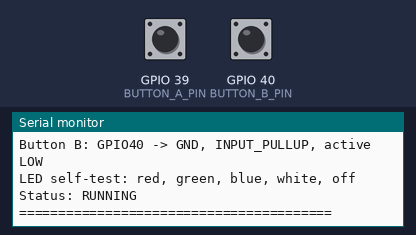
The sketch below on a simulated ESP32-S3. Shown: the last lines printed to the serial monitor. The inputs (shaded band) are chosen by the test bench; at power-on: GPIO 39 (BUTTON_A_PIN) HIGH, GPIO 40 (BUTTON_B_PIN) HIGH.

Above: at 2.4 s.
2.5 s: GPIO 39 (BUTTON_A_PIN) pulled LOW for 0.15 s
At 3.2 s:
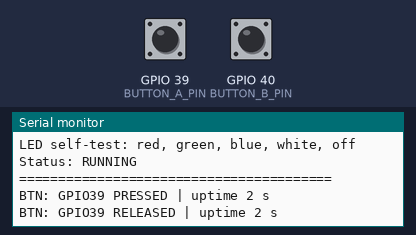
4.1 s: GPIO 40 (BUTTON_B_PIN) pulled LOW for 3.2 s
At 4.9 s:
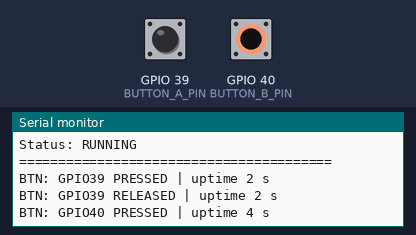
8.8 s: GPIO 39 (BUTTON_A_PIN) pulled LOW for 3.2 s
At 11.9 s:
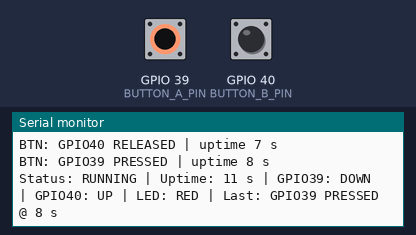
13.5 s: GPIO 40 (BUTTON_B_PIN) pulled LOW for 0.15 s
At 17.3 s:
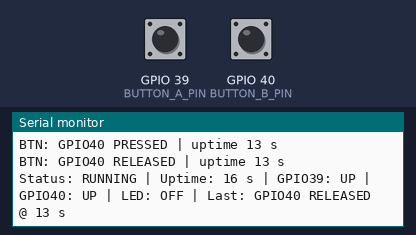

The sketch:

stage2_button_led_test.ino
```cpp
/*
 * ESP32-Codex-Voice-Terminal — Stage 2 button + RGB LED test
 * Target: ESP32-S3 N16R8 / Arduino board "ESP32S3 Dev Module"
 *
 * User-confirmed wiring:
 *   RGB LED data -> GPIO48 (xiaozhi bread-compact-wifi BUILTIN_LED_GPIO;
 *                   WS2812-compatible; core rgbLedWrite, GRB order)
 *   Button A     -> GPIO39 -> GND (INPUT_PULLUP, active LOW)
 *   Button B     -> GPIO40 -> GND (INPUT_PULLUP, active LOW)
 *
 * This test does not use Wi-Fi or the OLED. The OLED keeps its last content.
 * Press GPIO39 for red, GPIO40 for blue, both for green; release for off.
 * Button events are printed over Serial (115200 baud).
 */

constexpr int RGB_LED_PIN = 48;
constexpr int BUTTON_A_PIN = 39;
constexpr int BUTTON_B_PIN = 40;
constexpr unsigned long SERIAL_BAUD = 115200;
constexpr unsigned long DEBOUNCE_MS = 30;
constexpr unsigned long HEARTBEAT_MS = 5000;
constexpr uint8_t LED_BRIGHTNESS = 64;

struct Button {
  uint8_t pin;
  bool stableState;   // HIGH = released, LOW = pressed
  bool lastReading;
  unsigned long lastChangeMs;
};

Button buttonA{BUTTON_A_PIN, HIGH, HIGH, 0};
Button buttonB{BUTTON_B_PIN, HIGH, HIGH, 0};

char lastEvent[40] = "none";
unsigned long lastEventSeconds = 0;
unsigned long lastHeartbeatMs = 0;

void setLed(bool aPressed, bool bPressed) {
  if (aPressed && bPressed) {
    rgbLedWrite(RGB_LED_PIN, 0, LED_BRIGHTNESS, 0);  // green
  } else if (aPressed) {
    rgbLedWrite(RGB_LED_PIN, LED_BRIGHTNESS, 0, 0);  // red
  } else if (bPressed) {
    rgbLedWrite(RGB_LED_PIN, 0, 0, LED_BRIGHTNESS);  // blue
  } else {
    rgbLedWrite(RGB_LED_PIN, 0, 0, 0);               // off
  }
}

const char *ledName(bool aPressed, bool bPressed) {
  if (aPressed && bPressed) {
    return "GREEN";
  }
  if (aPressed) {
    return "RED";
  }
  if (bPressed) {
    return "BLUE";
  }
  return "OFF";
}

void updateButton(Button &button, const char *label, unsigned long now) {
  const bool reading = digitalRead(button.pin);
  if (reading != button.lastReading) {
    button.lastReading = reading;
    button.lastChangeMs = now;
  }

  if ((now - button.lastChangeMs) < DEBOUNCE_MS) {
    return;
  }
  if (reading == button.stableState) {
    return;
  }

  button.stableState = reading;
  const bool pressed = (reading == LOW);
  snprintf(lastEvent, sizeof(lastEvent), "%s %s", label, pressed ? "PRESSED" : "RELEASED");
  lastEventSeconds = now / 1000UL;
  Serial.printf("BTN: %s %s | uptime %lu s\n", label, pressed ? "PRESSED" : "RELEASED",
                now / 1000UL);

  setLed(buttonA.stableState == LOW, buttonB.stableState == LOW);
}

void setup() {
  Serial.begin(SERIAL_BAUD);
  unsigned long waitStart = millis();
  while (!Serial && (millis() - waitStart < 2000)) {
    delay(10);
  }

  Serial.println();
  Serial.println("========================================");
  Serial.println("ESP32-Codex-Voice-Terminal");
  Serial.println("Stage 2 button + RGB LED test");
  Serial.printf("Chip: %s\n", ESP.getChipModel());
  Serial.printf("RGB LED: GPIO%d (WS2812-compatible)\n", RGB_LED_PIN);
  Serial.printf("Button A: GPIO%d -> GND, INPUT_PULLUP, active LOW\n", BUTTON_A_PIN);
  Serial.printf("Button B: GPIO%d -> GND, INPUT_PULLUP, active LOW\n", BUTTON_B_PIN);

  pinMode(BUTTON_A_PIN, INPUT_PULLUP);
  pinMode(BUTTON_B_PIN, INPUT_PULLUP);
  delay(50);

  Serial.println("LED self-test: red, green, blue, white, off");
  rgbLedWrite(RGB_LED_PIN, LED_BRIGHTNESS, 0, 0);
  delay(300);
  rgbLedWrite(RGB_LED_PIN, 0, LED_BRIGHTNESS, 0);
  delay(300);
  rgbLedWrite(RGB_LED_PIN, 0, 0, LED_BRIGHTNESS);
  delay(300);
  rgbLedWrite(RGB_LED_PIN, LED_BRIGHTNESS, LED_BRIGHTNESS, LED_BRIGHTNESS);
  delay(300);
  rgbLedWrite(RGB_LED_PIN, 0, 0, 0);

  lastHeartbeatMs = millis();
  Serial.println("Status: RUNNING");
  Serial.println("========================================");
}

void loop() {
  const unsigned long now = millis();

  updateButton(buttonA, "GPIO39", now);
  updateButton(buttonB, "GPIO40", now);

  if (now - lastHeartbeatMs >= HEARTBEAT_MS) {
    lastHeartbeatMs = now;
    const bool aPressed = (buttonA.stableState == LOW);
    const bool bPressed = (buttonB.stableState == LOW);
    Serial.printf("Status: RUNNING | Uptime: %lu s | GPIO39: %s | GPIO40: %s | LED: %s | Last: %s @ %lu s\n",
                  now / 1000UL, aPressed ? "DOWN" : "UP", bPressed ? "DOWN" : "UP",
                  ledName(aPressed, bPressed), lastEvent, lastEventSeconds);
  }

  delay(10);
}
```

Measured:
- after the input at 2.5 s, the serial monitor: prints a new line at once (image 1)
- after the input at 4.1 s, the serial monitor: prints a new line at once (image 2)
- after the input at 8.8 s, the serial monitor: prints a new line at once (image 3)
- after the input at 13.5 s, the serial monitor: prints a new line at once (image 4)
